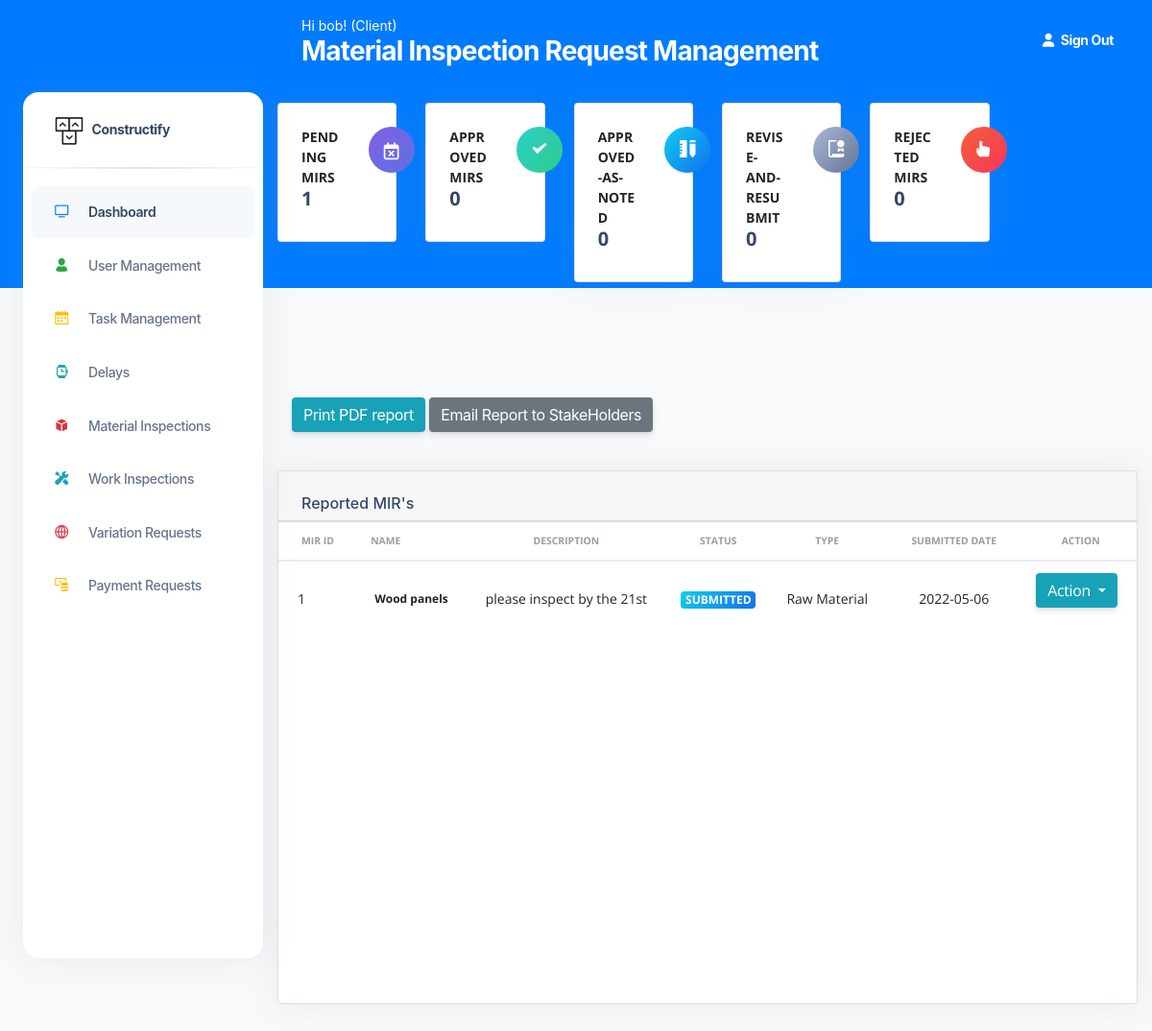
The page /MaterialInspectReqs (signed in) on the database as committed earlier.
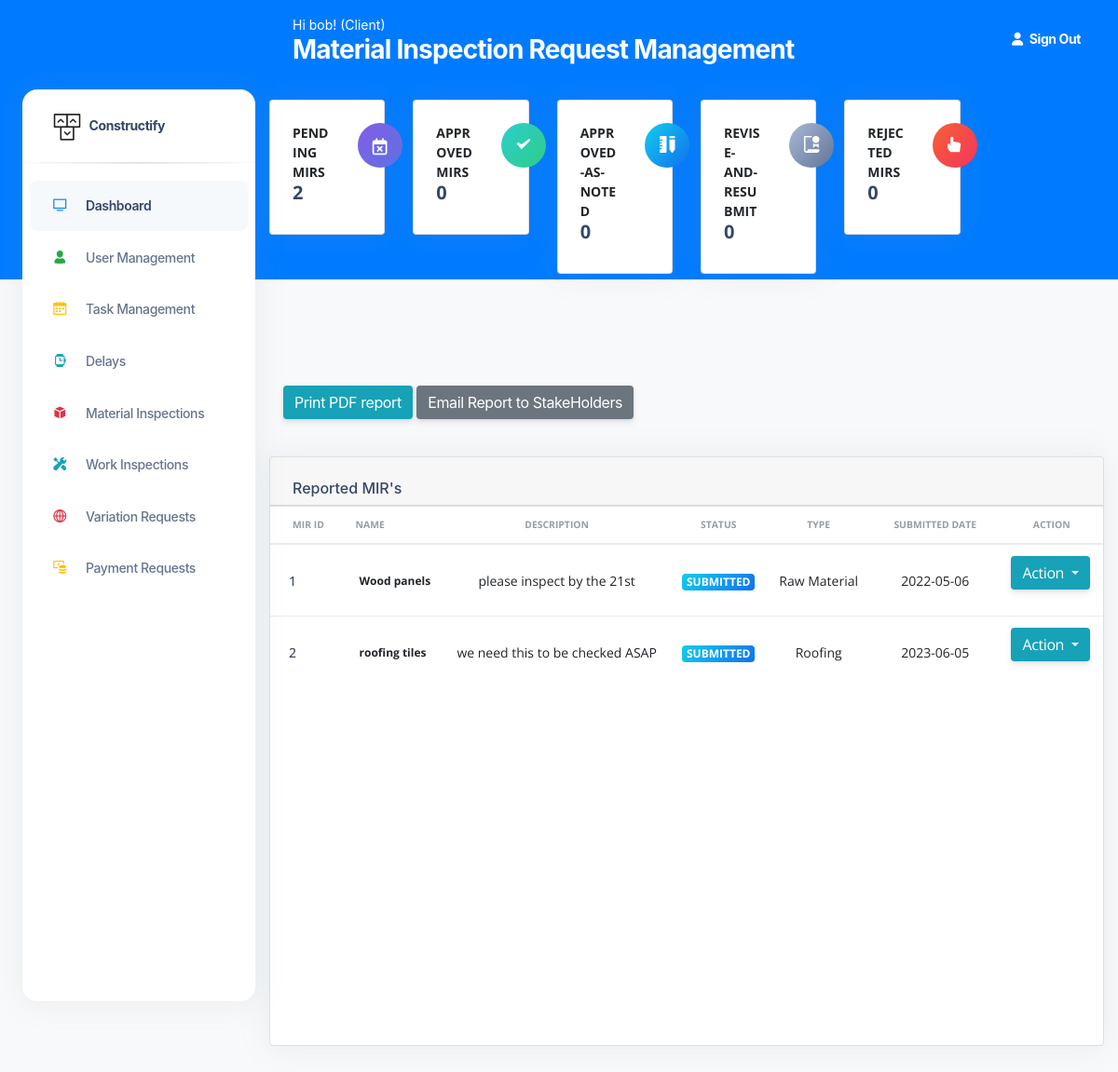
The same page on the database as committed later.
### construct/models.py (models this page shows, shortened)
class User(db.Model, UserMixin):
    id = db.Column(db.Integer(), nullable=False, primary_key=True)
    username = db.Column(db.String(length=30), nullable=False, unique=True)
    email_address = db.Column(db.String(length=50),
                              nullable=False, unique=True)
    password_hash = db.Column(db.String(length=50),
                              nullable=False, unique=True)
    role = db.Column(db.String(length=30), nullable=False, unique=False)
    contact_number = db.Column(db.String(length=30), nullable=False, unique=False)
    @property
    def password(self):
        return self.password

class MaterialInspectionRequests(db.Model):
    id = db.Column(db.Integer(), nullable=False, primary_key=True)
    type = db.Column(db.String(length=30), nullable=False)
    name = db.Column(db.String(length=30), nullable=False)
    description = db.Column(db.String(length=30), nullable=False)
    status = db.Column(db.String(length=30), nullable=True, default="Submitted")
    submitted_date = db.Column(db.String(length=30), nullable=False)

### construct/routes.py (the view)
@app.route("/MaterialInspectReqs", methods=['GET', 'POST'])
@login_required
def material_inspection_page():
    db.create_all()
    pending_mirs= MaterialInspectionRequests.query.filter(MaterialInspectionRequests.status == "Submitted").count()
    approved_mirs= MaterialInspectionRequests.query.filter(MaterialInspectionRequests.status == "Approved!").count()
    Approved_As_Noted_mirs= MaterialInspectionRequests.query.filter(MaterialInspectionRequests.status == "Approved-As-Noted").count()
    ReviseandReSubmit_mirs= MaterialInspectionRequests.query.filter(MaterialInspectionRequests.status == "Revise-and-ReSubmit").count()
    Rejected_mirs= MaterialInspectionRequests.query.filter(MaterialInspectionRequests.status == "Rejected").count()
    mir_list = MaterialInspectionRequests.query.all()
    page_message="Material Inspection Request Management"
    if request.method == "GET":
        return render_template('MaterialInspectionManagementPage.html',pending_mirs=pending_mirs,approved_mirs=approved_mirs,Approved_As_Noted_mirs=Approved_As_Noted_mirs,
        ReviseandReSubmit_mirs=ReviseandReSubmit_mirs,Rejected_mirs=Rejected_mirs,mir_list=mir_list,page_message=page_message )

### construct/templates/MaterialInspectionManagementPage.html (shortened to what this page needs)
<!DOCTYPE html>
<html lang="en">
<head>
  <link href="{{ url_for('static', filename='assets')}}/css/nucleo-icons.css" rel="stylesheet" />
  <link href="{{ url_for('static', filename='assets')}}/css/nucleo-svg.css" rel="stylesheet" />
  <link href="{{ url_for('static', filename='assets')}}/css/nucleo-svg.css" rel="stylesheet" />
  <link id="pagestyle" href="{{ url_for('static', filename='assets')}}/css/argon-dashboard.css?v=2.0.2"
    rel="stylesheet" />
  <link rel="stylesheet" type="text/css"
    href="https://stackpath.bootstrapcdn.com/bootstrap/4.2.1/css/bootstrap.min.css">
</head>
{% include 'includes/GlobalSideNavbar.html' %}
<main class="main-content position-relative border-radius-lg ">
  {% include 'includes/GlobalNavbar.html' %}
  <div class="container-fluid py-4">
    <div class="row">
      <div class="col-xl-2 col-sm-6 mb-xl-0 mb-4">
        <div class="card">
          <div class="card-body p-4">
            <div class="row">
              <div class="col-8">
                <div class="numbers">
                  <p class="text-sm mb-0 text-uppercase font-weight-bold">Pending </p>
                  <p class="text-sm mb-0 text-uppercase font-weight-bold"> MIRs</p>
                  <h5 class="font-weight-bolder">
                    {{pending_mirs}}
                  </h5>
                </div>
              </div>
              <div class="col-4 text-end">
                <div class="icon icon-shape bg-gradient-primary shadow-primary text-center rounded-circle">
                  <i class="fa fa-calendar-times-o text-lg opacity-10" aria-hidden="true"></i>
                </div>
              </div>
            </div>
          </div>
        </div>
      </div>
      <div class="col-xl-2 col-sm-6 mb-xl-0 mb-4">
        <div class="card">
          <div class="card-body p-4">
            <div class="row">
              <div class="col-8">
                <div class="numbers">
                  <p class="text-sm mb-0 text-uppercase font-weight-bold">Approved </p>
                  <p class="text-sm mb-0 text-uppercase font-weight-bold"> MIRs</p>
                  <h5 class="font-weight-bolder">
                    {{approved_mirs}}
                  </h5>
                </div>
              </div>
              <div class="col-4 text-end">
                <div class="icon icon-shape bg-gradient-success shadow-danger text-center rounded-circle">
                  <i class="ni ni-check-bold text-lg opacity-10" aria-hidden="true"></i>
                </div>
              </div>
            </div>
          </div>
        </div>
      </div>
      <div class="col-xl-2 col-sm-6 mb-xl-0 mb-4">
        <div class="card">
          <div class="card-body p-4">
            <div class="row">
              <div class="col-8">
                <div class="numbers">
                  <p class="text-sm mb-0 text-uppercase font-weight-bold">Approved-As-Noted</p>
                  <h5 class="font-weight-bolder">
                    {{Approved_As_Noted_mirs}}
                  </h5>
                </div>
              </div>
              <div class="col-4 text-end">
                <div class="icon icon-shape bg-gradient-info shadow-success text-center rounded-circle">
                  <i class="ni ni-ruler-pencil text-lg opacity-10" aria-hidden="true"></i>
                </div>
              </div>
            </div>
          </div>
        </div>
      </div>
      <div class="col-xl-2 col-sm-6 mb-xl-0 mb-4">
        <div class="card">
          <div class="card-body p-4">
            <div class="row">
              <div class="col-8">
                <div class="numbers">
                  <p class="text-sm mb-0 text-uppercase font-weight-bold">Revise-and-ReSubmit</p>
                  <h5 class="font-weight-bolder">
                    {{ReviseandReSubmit_mirs}}
                  </h5>
                </div>
              </div>
              <div class="col-4 text-end">
                <div class="icon icon-shape bg-gradient-secondary shadow-success text-center rounded-circle">
                  <i class="ni ni-paper-diploma text-lg opacity-10" aria-hidden="true"></i>
                </div>
              </div>
            </div>
          </div>
        </div>
      </div>
      <div class="col-xl-2 col-sm-6 mb-xl-0 mb-4">
        <div class="card">
          <div class="card-body p-4">
            <div class="row">
              <div class="col-8">
                <div class="numbers">
                  <p class="text-sm mb-0 text-uppercase font-weight-bold">Rejected  </p>
                  <p class="text-sm mb-0 text-uppercase font-weight-bold"> MIRs </p>
                  <h5 class="font-weight-bolder">
                    {{Rejected_mirs}}
                  </h5>
                </div>
              </div>
              <div class="col-4 text-end">
                <div class="icon icon-shape bg-gradient-danger shadow-success text-center rounded-circle">
                  <i class="ni ni-active-40 text-lg opacity-10" aria-hidden="true"></i>
                </div>
              </div>
            </div>
          </div>
        </div>
      </div>
    </div>
  </div>
  <br><br><br><br>
 <div class="col-10">
    <div class="container">
      <div class="row">
        <div class="col text-left">
               <a href="{{url_for('MIRPDFPage')}}" class="btn btn-info" role="button" aria-disabled="true"
            target="_blank">Print PDF report</a>
               <a href="{{url_for('MIRPDFPage')}}?needs_to_be_emailed=Yes" class="btn btn-secondary" role="button" aria-disabled="true"
            target="_blank">Email Report to StakeHolders</a>
        </div>
      </div>
    </div>
  </div>
  <div class="container-fluid py-4">
    <div class="row">
      <div class="col-12">
        <div class="card mb-4">
          <div class="card-header pb-0">
            <h6>Reported MIR's</h6>
          </div>
          <div class="card-body px-0 pt-0 pb-10">
            <div class="table-responsive p-0">
              <table class="table align-items-center mb-10">
                <thead>
                  <tr>
                    <th class="text-uppercase text-secondary text-xxs font-weight-bolder opacity-7">MIR ID</th>
                    <th class="text-uppercase text-secondary text-xxs font-weight-bolder opacity-7 ps-2">Name</th>
                    <th class="text-center text-uppercase text-secondary text-xxs font-weight-bolder opacity-7">Description</th>
                    <th class="text-center text-uppercase text-secondary text-xxs font-weight-bolder opacity-7">Status</th>
                    <th class="text-center text-uppercase text-secondary text-xxs font-weight-bolder opacity-7">Type</th>
                    <th class="text-center text-uppercase text-secondary text-xxs font-weight-bolder opacity-7">Submitted Date</th>
                    <th class="text-center text-uppercase text-secondary text-xxs font-weight-bolder opacity-7">Action</th>
                  </tr>
                </thead>
                <tbody>
                  {% for mir in mir_list %}
                  <tr>
                    <td>
                      <div class="d-flex px-2 py-1">
                        <div class="d-flex flex-column justify-content-center">
                          <h6 class="mb-0 text-sm">{{mir.id}}</h6>
                        </div>
                      </div>
                    </td>
                    <td>
                      <p class="text-xs font-weight-bold mb-0">{{mir.name}}</p>
                    </td>
                    <td class="align-middle text-center text-sm">
                      <p class="mb-0 text-sm">{{mir.description}}</p>
                    </td>
                    {% if 'Submitted' in mir.status %}
                    <td class="align-middle text-center">
                      <span class="badge badge-sm bg-gradient-info">{{mir.status}}</span>
                    </td>
                    {% endif %}
                    <td class="align-middle text-center text-sm">
                      <p class="mb-0 text-sm">{{mir.type}}</p>
                    </td>
                    <td class="align-middle text-center">
                      <p class="mb-0 text-sm">{{mir.submitted_date}}</p>
                    </td>
                    <td class="align-middle">
                          <div class="btn-group">
                      <button type="button" class="btn btn-info dropdown-toggle" data-toggle="dropdown"
                          aria-haspopup="true" aria-expanded="false">
                         Action
                        </button>
                      </div>
                    </td>
                  </tr>
                  {% endfor %}
                </tbody>
              </table>
            </div>
          </div>
        </div>
      </div>
    </div>
  </div>
  </body>
</html>

### construct/templates/includes/GlobalSideNavbar.html (shortened to what this page needs)
<body class="g-sidenav-show   bg-gray-100">
  <aside
    class="sidenav bg-white navbar navbar-vertical navbar-expand-xs border-0 border-radius-xl my-7 fixed-start ms-4 "
    id="sidenav-main">
    <div class="sidenav-header">
      <a class="navbar-brand m-0" href="{{ url_for('DashBoard')}}">
        <img src="{{ url_for('static', filename='assets')}}/img/logo-ct-dark.png" class="navbar-brand-img h-100"
          alt="main_logo">
        <span class="ms-1 font-weight-bold">Constructify</span><br>
      </a>
    </div>
    <hr class="horizontal dark mt-0">
    <div class="collapse navbar-collapse  w-auto " id="sidenav-collapse-main">
      <ul class="navbar-nav">
        <li class="nav-item">
          <a class="nav-link active" href="{{url_for('DashBoard')}}">
            <div
              class="icon icon-shape icon-sm border-radius-md text-center me-2 d-flex align-items-center justify-content-center">
              <i class="ni ni-tv-2 text-primary text-sm opacity-10"></i>
            </div>
            <span class="nav-link-text ms-1"> Dashboard</span>
          </a>
        </li>
        {% if current_user.role == 'Client' %}
        <li class="nav-item">
          <a class="nav-link " href="{{url_for('UserManagement')}}">
            <div
              class="icon icon-shape icon-sm border-radius-md text-center me-2 d-flex align-items-center justify-content-center">
              <i class="ni ni-single-02 text-success text-sm opacity-10"></i>
            </div>
            <span class="nav-link-text ms-1">User Management</span>
          </a>
        </li>
        {% endif %}
        <li class="nav-item">
          <a class="nav-link " href="{{url_for('Taskpage')}}">
            <div
              class="icon icon-shape icon-sm border-radius-md text-center me-2 d-flex align-items-center justify-content-center">
              <i class="ni ni-calendar-grid-58 text-warning text-sm opacity-10"></i>
            </div>
            <span class="nav-link-text ms-1">Task Management</span>
          </a>
        </li>
        <li class="nav-item">
          <a class="nav-link " href="{{url_for('delaypage')}}">
            <div
              class="icon icon-shape icon-sm border-radius-md text-center me-2 d-flex align-items-center justify-content-center">
              <i class="ni ni-watch-time text-info text-sm opacity-10"></i>
            </div>
            <span class="nav-link-text ms-1">Delays</span>
          </a>
        </li>
        <li class="nav-item">
          <a class="nav-link " href="{{url_for('material_inspection_page')}}">
            <div
              class="icon icon-shape icon-sm border-radius-md text-center me-2 d-flex align-items-center justify-content-center">
              <i class="ni ni-app text-danger text-sm opacity-10"></i>
            </div>
            <span class="nav-link-text ms-1">Material Inspections</span>
          </a>
        </li>
        <li class="nav-item">
          <a class="nav-link " href="{{url_for('work_inspection_page')}}">
            <div
              class="icon icon-shape icon-sm border-radius-md text-center me-2 d-flex align-items-center justify-content-center">
              <i class="ni ni-settings text-info text-sm opacity-10"></i>
            </div>
            <span class="nav-link-text ms-1">Work Inspections</span>
          </a>
        </li>
        <li class="nav-item">
          <a class="nav-link " href="{{url_for('variation_requests_page')}}">
            <div
              class="icon icon-shape icon-sm border-radius-md text-center me-2 d-flex align-items-center justify-content-center">
              <i class="ni ni-world-2 text-danger text-sm opacity-10"></i>
            </div>
            <span class="nav-link-text ms-1">Variation Requests</span>
          </a>
        </li>
        <li class="nav-item">
          <a class="nav-link " href="{{url_for('payment_requests_page')}}">
            <div
              class="icon icon-shape icon-sm border-radius-md text-center me-2 d-flex align-items-center justify-content-center">
              <i class="ni ni-money-coins text-warning text-sm opacity-10"></i>
            </div>
            <span class="nav-link-text ms-1">Payment Requests</span>
          </a>
        </li>
      </ul>
    </div>
  </aside>
</body>

### construct/templates/includes/GlobalNavbar.html
<nav class="navbar navbar-main navbar-expand-lg px-0 mx-4 shadow-none border-radius-xl " id="navbarBlur"
  data-scroll="false">
  <div class="container-fluid py-1 px-3">
    <nav aria-label="breadcrumb">
      <ol class="breadcrumb bg-transparent mb-0 pb-0 pt-1 px-0 me-sm-6 me-5">
        <li class="breadcrumb-item text-sm text-white active" aria-current="page">Hi {{current_user.username}}!
          ({{current_user.role}}) </li>
      </ol>
      <h3 class="font-weight-bolder text-white mb-0"> {{page_message}}</h3>
    </nav>
    <ul class="navbar-nav  justify-content-end">
      <li class="nav-item d-flex align-items-left">
        <a href="{{url_for('logout_page')}}" class="nav-link text-white font-weight-bold px-0">
          <i class="fa fa-user me-sm-1"></i>
          <span class="d-sm-inline d-none">Sign Out</span>
        </a>
      </li>
  </div>
</nav>

Rows that differ between the two databases and show on the page:
added MaterialInspectionRequests: id "2", name "roofing tiles", description "we need this to be checked ASAP", status "SUBMITTED", type "Roofing", submitted_date "2023-06-05"
Other text that changed with them:
{{ pending_mirs }}: "1" → "2"
